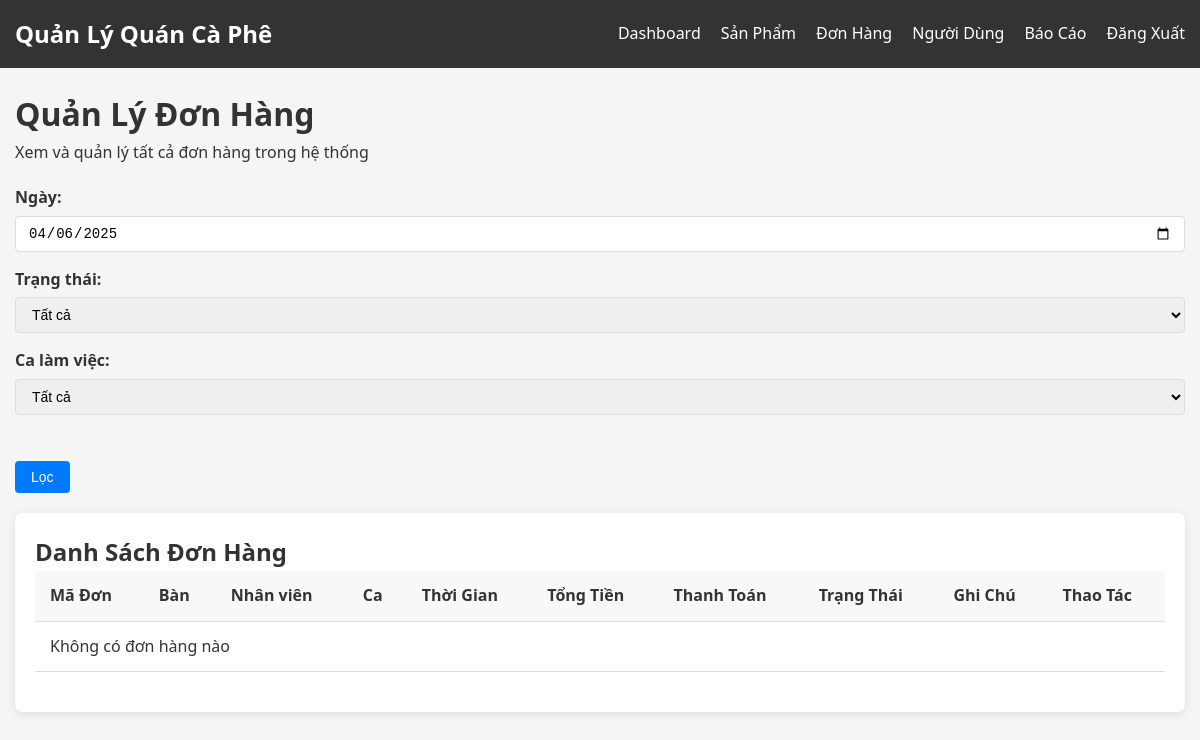
/admin/orders.php (signed in), run on an earlier commit of the app's database.
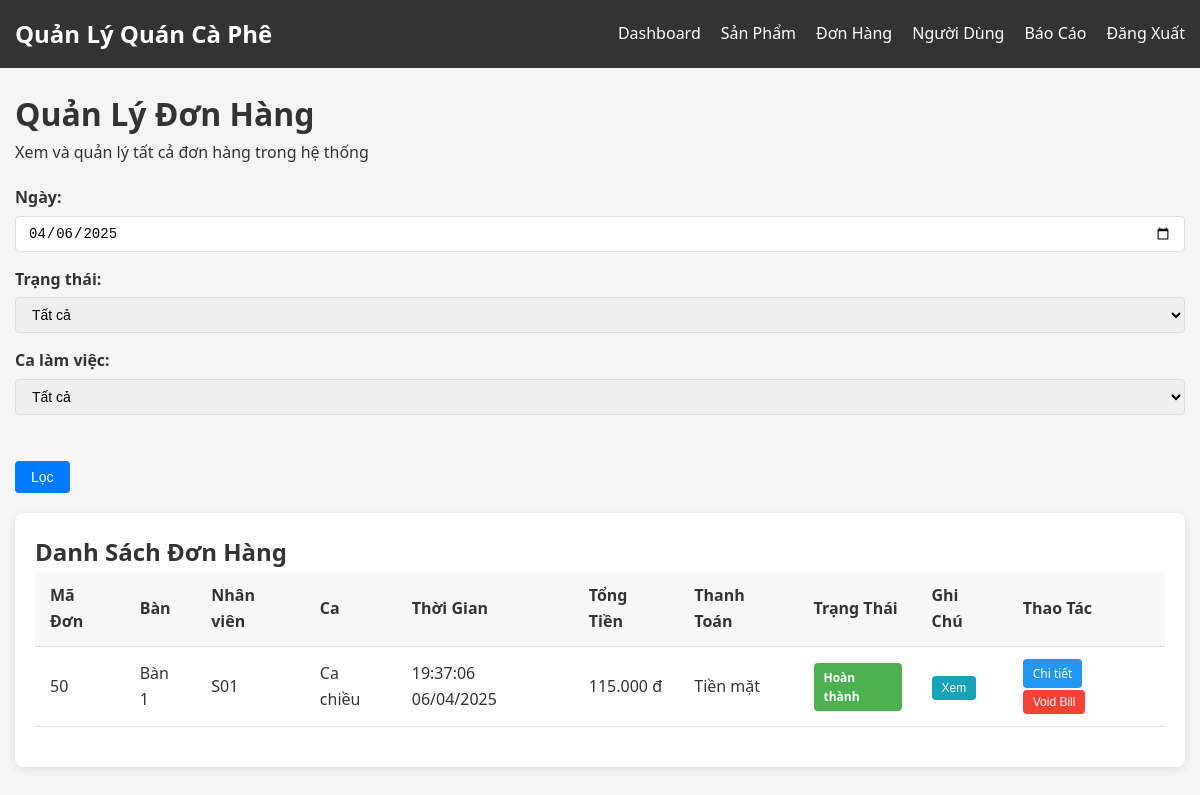
And on a later commit of the database.
### tables this page shows
CREATE TABLE `orders` (
  `order_id` int(11) NOT NULL,
  `user_id` int(11) DEFAULT NULL,
  `table_id` varchar(10) NOT NULL,
  `shift_id` int(11) NOT NULL,
  `promo_id` int(11) DEFAULT NULL,
  `total_price` decimal(10,2) NOT NULL,
  `order_time` datetime DEFAULT current_timestamp(),
  `status` enum('Chờ chế biến','Hoàn thành','Đã thanh toán','Đã hủy') DEFAULT 'Chờ chế biến',
  `notes` text DEFAULT NULL,
  `completed` tinyint(1) DEFAULT 0
);

CREATE TABLE `tables` (
  `table_id` varchar(10) NOT NULL,
  `table_name` varchar(50) NOT NULL
);

CREATE TABLE `users` (
  `user_id` int(11) NOT NULL,
  `username` varchar(50) NOT NULL,
  `password` varchar(255) NOT NULL,
  `role` enum('Quản lý','Ca sáng','Ca chiều') NOT NULL
);

CREATE TABLE `shifts` (
  `shift_id` int(11) NOT NULL,
  `shift_name` varchar(20) NOT NULL,
  `start_time` time NOT NULL,
  `end_time` time NOT NULL
);

CREATE TABLE `payments` (
  `payment_id` int(11) NOT NULL,
  `order_id` int(11) NOT NULL,
  `payment_method` enum('Tiền mặt','Chuyển khoản','Thẻ','MoMo') NOT NULL,
  `amount` decimal(10,2) NOT NULL,
  `transaction_code` varchar(50) DEFAULT NULL,
  `status` enum('Thành công','Thất bại','Chờ xử lý') DEFAULT 'Chờ xử lý',
  `payment_time` datetime DEFAULT current_timestamp()
);

### config/functions.php (called while the page is built, shortened)
<?php
function formatCurrency($amount) {
    return number_format($amount, 0, ',', '.') . ' đ';
}
?>

### admin/orders.php (the view, shortened to what the changed rows need)
<?php
require_once '../config/db.php';
require_once '../config/functions.php';
$date_filter = isset($_GET['date_filter']) ? $_GET['date_filter'] : date('Y-m-d');
$base_query = "SELECT o.*, t.table_name, u.username as staff_name, s.shift_name, p.payment_method, p.status as payment_status
              FROM Orders o
              LEFT JOIN Tables t ON o.table_id = t.table_id
              LEFT JOIN Users u ON o.user_id = u.user_id
              LEFT JOIN Shifts s ON o.shift_id = s.shift_id
              LEFT JOIN Payments p ON o.order_id = p.order_id
              WHERE 1=1";
$params = array();
$types = "";
if ($date_filter) {
    $base_query .= " AND DATE(o.order_time) = ?";
    $params[] = $date_filter;
    $types .= "s";
}
$base_query .= " ORDER BY o.order_time DESC";
$orders_stmt = $conn->prepare($base_query);
if (!empty($params)) {
    $bind_params = array($types);
    for ($i = 0; $i < count($params); $i++) {
        $bind_params[] = &$params[$i];
    }
    call_user_func_array(array($orders_stmt, 'bind_param'), $bind_params);
}
$orders_stmt->execute();
$orders_result = $orders_stmt->get_result();
?>
<!DOCTYPE html>
<html lang="vi">
<head>
    <link rel="stylesheet" href="../assets/css/style.css">
</head>
<body>
    <div class="container">
        <div class="dashboard">
            <div class="dashboard-header">
                <h1>Quản Lý Đơn Hàng</h1>
            </div>
            <div class="card">
                <h2>Danh Sách Đơn Hàng</h2>
                <table class="table">
                    <thead>
                        <tr>
                            <th>Mã Đơn</th>
                            <th>Bàn</th>
                            <th>Nhân viên</th>
                            <th>Ca</th>
                            <th>Thời Gian</th>
                            <th>Tổng Tiền</th>
                            <th>Thanh Toán</th>
                            <th>Trạng Thái</th>
                            <th>Ghi Chú</th>
                            <th>Thao Tác</th>
                        </tr>
                    </thead>
                    <tbody>
                        <?php if ($orders_result->num_rows > 0): ?>
                            <?php while ($order = $orders_result->fetch_assoc()): ?>
                                <tr>
                                    <td><?php echo $order['order_id']; ?></td>
                                    <td><?php echo $order['table_name']; ?></td>
                                    <td><?php echo $order['staff_name']; ?></td>
                                    <td><?php echo $order['shift_name']; ?></td>
                                    <td><?php echo date('H:i:s d/m/Y', strtotime($order['order_time'])); ?></td>
                                    <td><?php echo formatCurrency($order['total_price']); ?></td>
                                    <td><?php echo !empty($order['payment_method']) ? $order['payment_method'] : '<span class="text-muted">Chưa có</span>'; ?></td>
                                    <td>
                                        <span class="status-badge status-<?php echo strtolower(str_replace(' ', '-', $order['status'])); ?>">
                                            <?php echo $order['status']; ?>
                                        </span>
                                    </td>
                                    <td>
                                        <?php if (!empty($order['notes'])): ?>
                                            <button type="button" class="btn btn-info btn-sm" onclick="alert('<?php echo addslashes(htmlspecialchars($order['notes'])); ?>')">Xem</button>
                                        <?php else: ?>
                                            <span class="text-muted">Không có</span>
                                        <?php endif; ?>
                                    </td>
                                    <td>
                                        <a href="order_details.php?order_id=<?php echo $order['order_id']; ?>" class="btn btn-secondary btn-sm">Chi tiết</a>
                                        <button onclick="confirmVoidBill(<?php echo $order['order_id']; ?>)" class="btn btn-danger btn-sm">Void Bill</button>
                                    </td>
                                </tr>
                            <?php endwhile; ?>
                        <?php else: ?>
                            <tr>
                                <td colspan="10" class="text-center">Không có đơn hàng nào</td>
                            </tr>
                        <?php endif; ?>
                    </tbody>
                </table>
            </div>
        </div>
    </div>
</body>
</html>

What changed in the data, as far as the page shows it:
added orders: order_id "50", table.table_name "Bàn 1", user.username "S01", shift.shift_name "Ca chiều", order_time "19:37:06 06/04/2025", total_price "115.000 đ", payments.payment_method "Tiền mặt", status "Hoàn thành"
Also different on the page:
text no longer shown: "Không có đơn hàng nào"
